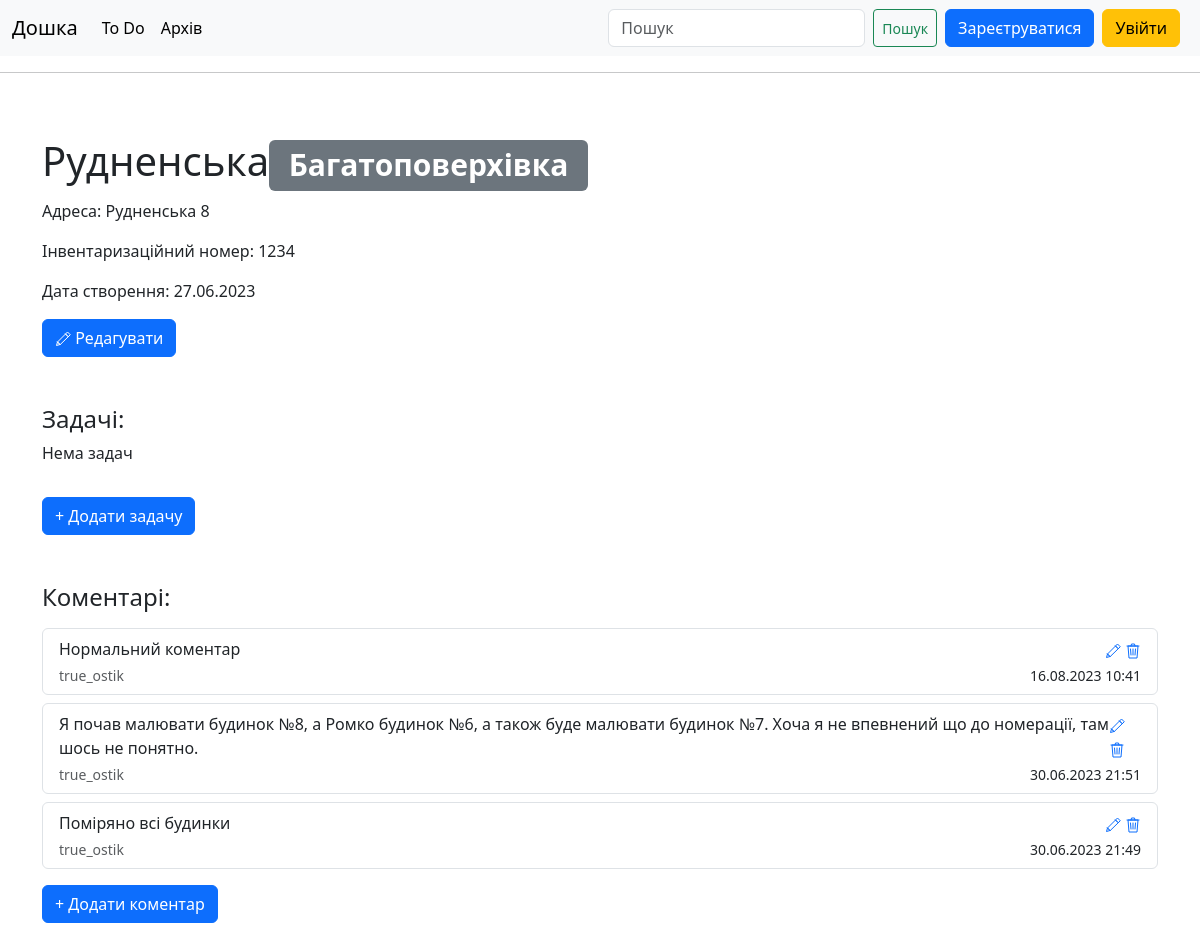
The page /subject/1/ on the database as committed earlier.
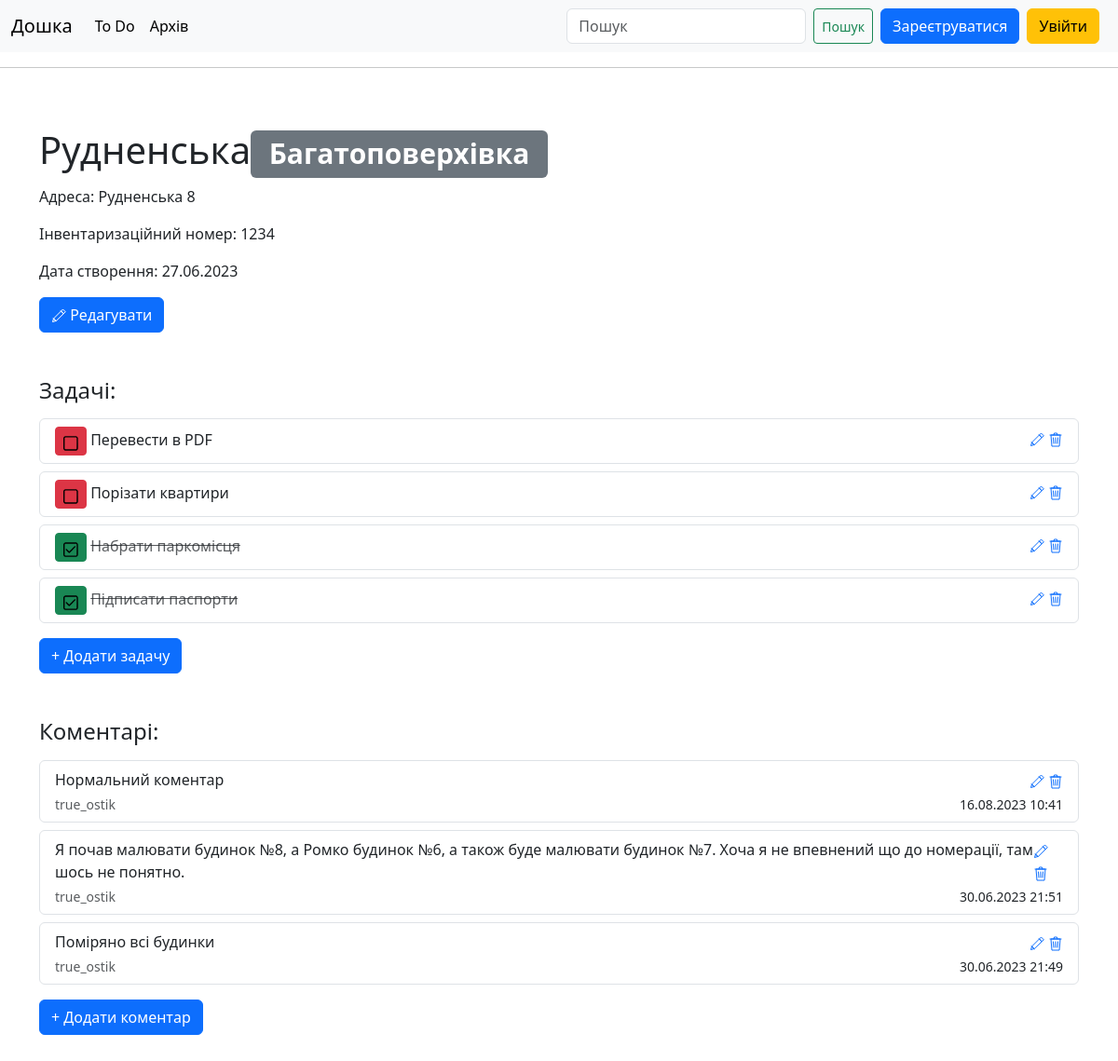
The same page on the database as committed later.
### bord/models.py (models this page shows, shortened)
class Subject(models.Model):
    class TypeOfSubject(models.TextChoices):
        BUILDING = 'BU', _('Багатоповерхівка')
        COMMERCE = 'CO', _('Будівля')
        GARAGE = 'GA', _('Гараж')
        HOUSE = 'HO', _('Особняк')
        APARTMENT = 'AP', _('Квартира')
        KEV = 'KE', _('КЕВ')
        QUARTERS = 'QU', _('Нежитлове приміщення')
        UNFINISHED = 'UF', _('Незавершене')
        SUMMERHOUSE = 'SH', _('Садовий будинок')
    class Priority(models.TextChoices):
        HIGH = 'AA', _('Високий')
        NORMAL = 'BB', _('Звичайний')
        LOW = 'CC', _('Низький')
    name = models.CharField(max_length=200)
    type = models.CharField(max_length=2, choices=TypeOfSubject.choices, default=TypeOfSubject.HOUSE)
    priority = models.CharField(max_length=3, choices=Priority.choices, default=Priority.NORMAL)
    archived = models.BooleanField(default=False)
    address = models.CharField(max_length=200, blank=True)
    invent_number = models.CharField(max_length=10, blank=True)
    measured = models.BooleanField(default=False)
    drawn = models.BooleanField(default=False)
    calculated = models.BooleanField(default=False)
    typed = models.BooleanField(default=False)
    numbered = models.BooleanField(default=False)
    done = models.BooleanField(default=False)
    date_added = models.DateTimeField(auto_now_add=True)
    def __str__(self):
        return self.name

class Comment(models.Model):
    subject = models.ForeignKey(Subject, on_delete=models.CASCADE)
    text = models.TextField()
    date_added = models.DateTimeField(auto_now_add=True)
    author = models.ForeignKey(User, on_delete=models.CASCADE)
    def __str__(self):
        if len(self.text) < 500:
            return self.text
        else:
            return f"{self.text[:500]}..."

class Subtask (models.Model):
    subject = models.ForeignKey(Subject, on_delete=models.CASCADE)
    text = models.TextField()
    done = models.BooleanField(default=False)
    def __str__(self):
        return self.text

### bord/views.py (the view)
# urls.py: path('subject/<int:subject_id>/', views.subject_view, name='subject'),
def subject_view(request, subject_id):
    subject = Subject.objects.get(id=subject_id)
    comments = subject.comment_set.order_by('-date_added')
    subtasks = subject.subtask_set.order_by('done')
    context = {'subject': subject, 'comments': comments, 'subtasks': subtasks}
    return render(request, 'bord/subject.html', context)

### bord/templates/bord/subject.html
{% extends "bord/base.html" %}
{% block content %}
    <h1>{{ subject }}<span class="badge bg-secondary">{{ subject.get_type_display }}</span></h1>
    <p> Адреса: {{ subject.address }}</p>
    <p> Інвентаризаційний номер: {{ subject.invent_number }}</p>
    <p> Дата створення: {{ subject.date_added|date:'d.m.Y' }}</p>
    <a class="btn btn-primary" href="{% url 'bord:edit_subject' subject.id %}"><svg class="bi" width="16" height="16"><use xlink:href="#i-edit"></use></svg> Редагувати</a>
    <h4 class="mt-5">Задачі:</h4>
    {% for subtask in subtasks %}
        <ul class="list-group">
          <li class="list-group-item mt-2" aria-current="true">
            <div class="d-flex w-100 justify-content-between">
                {% if subtask.done %}
                    <div>
                      <a class="btn btn-success btn-sm" href="{% url 'bord:check_subtask' subtask.id %}"><svg class="bi" width="16" height="16"><use xlink:href="#done"></use></svg></a>
                      <del class="text-muted">{{ subtask }}</del>
                    </div>
                {% else %}
                    <div>
                      <a class="btn btn-danger btn-sm" href="{% url 'bord:check_subtask' subtask.id %}"><svg class="bi" width="16" height="16"><use xlink:href="#empty"></use></svg></a>
                      {{ subtask }}
                    </div>
                {% endif %}
                <div>
                    <a href="{% url 'bord:edit_subtask' subtask.id %}"><svg class="bi" width="16" height="16"><use xlink:href="#i-edit"></use></svg></a>
                    <a href="{% url 'bord:delete_subtask' subtask.id %}"><svg class="bi" width="16" height="16"><use xlink:href="#i-trash"></use></svg></a>
                </div>
            </div>
          </li>
        </ul>
    {% empty %}
        <p>Нема задач</p>
    {% endfor %}
    <a class="btn btn-primary mt-3" href="{% url 'bord:new_subtask' subject.id %}">+ Додати задачу</a>
    <h4 class="mt-5">Коментарі:</h4>
    {% for comment in comments %}
        <ul class="list-group">
          <li class="list-group-item mt-2" aria-current="true">
            <div class="d-flex w-100 justify-content-between">
              <p class="mb-1">{{ comment }}</p>
                <div>
                    <a href="{% url 'bord:edit_comment' comment.id %}"><svg class="bi" width="16" height="16"><use xlink:href="#i-edit"></use></svg></a>
                    <a href="{% url 'bord:delete_comment' comment.id %}"><svg class="bi" width="16" height="16"><use xlink:href="#i-trash"></use></svg></a>
                </div>
            </div>
            <div class="d-flex w-100 justify-content-between">
                <small class="text-muted">{{ comment.author }}</small>
                <small>{{ comment.date_added|date:'d.m.Y H:i' }}</small>
            </div>
          </li>
        </ul>
    {% empty %}
        <p>Нема коментарів</p>
    {% endfor %}
    <a class="btn btn-primary mt-3" href="{% url 'bord:new_comment' subject.id %}">+ Додати коментар</a>
{% endblock content %}

### bord/templates/bord/base.html (shortened to what this page needs)
{% load static %}
{% load django_bootstrap5 %}
<!DOCTYPE html>
<html lang="en">
<head>
{% bootstrap_css %}
</head>
{% include "bord/navbar.html" %}
<body data-new-gr-c-s-check-loaded="14.1117.0" data-gr-ext-installed="">
<main class="container py-5">
    {% block content %}
    {% endblock content %}
</main>
</body>
</html>

### bord/templates/bord/navbar.html (shortened to what this page needs)
<nav class="navbar navbar-expand-lg bg-body-tertiary">
  <div class="container-fluid">
    <a class="navbar-brand" href="{% url 'bord:index' %}">Дошка</a>
    <div class="collapse navbar-collapse" id="navbarSupportedContent">
      <ul class="navbar-nav me-auto mb-2 mb-lg-0">
        <li class="nav-item">
          <a class="nav-link active" aria-current="page" href="#">To Do</a>
        </li>
        <li class="nav-item">
          <a class="nav-link active" aria-current="page" href="{% url 'bord:archive' %}">Архів</a>
        </li>
      </ul>
      <form class="d-flex" role="search">
        <input class="form-control me-2" type="search" placeholder="Пошук" aria-label="Search">
        <button class="btn btn-sm btn-outline-success me-2" type="submit">Пошук</button>
      </form>
        <ul class="navbar-nav ml-auto">
            {% if user.is_authenticated %}
                <li class="nav-item">
                    <a class="btn btn-outline-primary me-2">{{ user.username }}</a>
                </li>
                <li class="nav-item">
                    <a class="btn btn-outline-warning" href="{% url 'users:logout' %}">Вийти</a>
                </li>
            {% else %}
                <li class="nav-item">
                    <a class="btn btn-primary me-2" href="{% url 'users:register' %}">Зареєтруватися</a>
                </li>
                <li class="nav-item">
                    <a class="btn btn-warning me-2" href="{% url 'users:login' %}">Увійти</a>
                </li>
            {% endif %}
        </ul>
    </div>
  </div>
</nav>
<hr>

### bord/templates/bord/base.html (style rules this page uses)
html, body, header, .carousel { height: 60vh; }

Rows that differ between the two databases and show on the page:
added Subtask: text "Перевести в PDF"
added Subtask: text "Порізати квартири"
added Subtask: text "Набрати паркомісця"
added Subtask: text "Підписати паспорти"
Other text that changed with them:
text no longer shown: "Нема задач"
